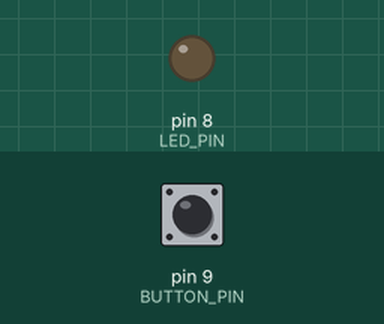
The sketch below on a simulated Arduino Uno, built with avr-gcc and run on an emulated ATmega328P. Shown: output pins drawn as LEDs (lit = HIGH). Inputs (shaded band) come from the test bench; at power-on: pin 9 (BUTTON_PIN) HIGH.

Above: at 1.2 s.
1.3 s: pin 9 (BUTTON_PIN) pulled LOW for 1 s
At 1.54 s:
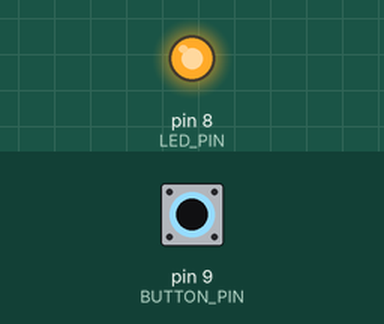
3.8 s: pin 9 (BUTTON_PIN) pulled LOW for 3.2 s
At 7.7 s:
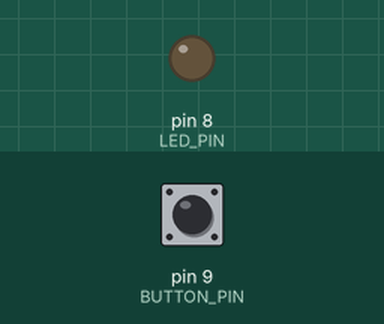
Timing chart, 0 to 9.2 s (numbered marks = the images above; inputs shaded):
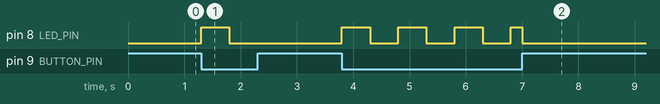

Measured:
- after the input at 1.3 s, pin 8 (LED_PIN): LOW → HIGH at once, → LOW 0.50 s later
- after the input at 3.8 s, pin 8 (LED_PIN): goes 3 × (HIGH 0.50 s, LOW 0.50 s), HIGH 0.20 s, then LOW, starting at once

The sketch:

hello_world_JD.ino
```cpp
// microcontroller hello world - Mirelle Lozano
//Thomas Mazur

const int BUTTON_PIN = 9;   // button connects pin 2 to GND
const int LED_PIN = 8;      // LED (with resistor) on pin 8

const unsigned long BLINK_INTERVAL = 500;  // time between LED flips (ms)
unsigned long lastToggle = 0; // last time the LED flipped
bool ledState = false; // false = off, true = on

void setup() {
  pinMode(LED_PIN, OUTPUT); // LED pin sends power out
  pinMode(BUTTON_PIN, INPUT_PULLUP);  // button pin reads, held HIGH until pressed
}

void loop() {
  if (digitalRead(BUTTON_PIN) == LOW) // button is pressed
  {
    unsigned long now = millis(); // check the clock
    if (now - lastToggle >= BLINK_INTERVAL) // has enough time passed
    {
      lastToggle = now; // save the time of this flip
      ledState = !ledState; // flip on/off
      digitalWrite(LED_PIN, ledState); // update the LED
    }
  }
  else
  { // button is released
    ledState = false;
    digitalWrite(LED_PIN, LOW); // LED off
  }
}


// Lucas Bucht
```
